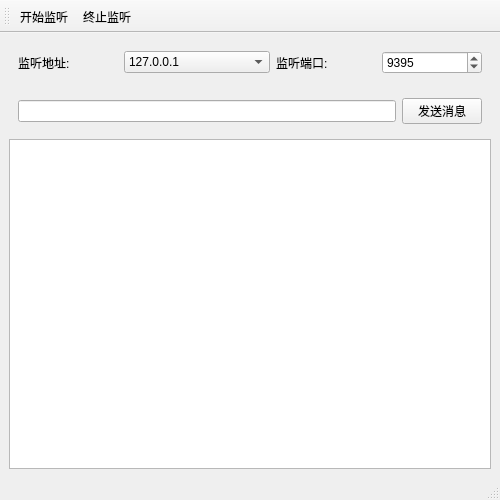
<?xml version="1.0" encoding="UTF-8"?>
<ui version="4.0">
 <class>Qt_TCP_Server</class>
 <widget class="QMainWindow" name="Qt_TCP_Server">
  <property name="geometry">
   <rect>
    <x>0</x>
    <y>0</y>
    <width>500</width>
    <height>500</height>
   </rect>
  </property>
  <property name="windowTitle">
   <string>Qt6_TCP_Server</string>
  </property>
  <widget class="QWidget" name="W_Central">
   <layout class="QVBoxLayout" name="verticalLayout">
    <item>
     <widget class="QWidget" name="W_Address" native="true">
      <layout class="QHBoxLayout" name="horizontalLayout">
       <item>
        <widget class="QLabel" name="L_IPv4">
         <property name="maximumSize">
          <size>
           <width>100</width>
           <height>16777215</height>
          </size>
         </property>
         <property name="text">
          <string>监听地址:</string>
         </property>
        </widget>
       </item>
       <item>
        <widget class="QComboBox" name="CB_IPv4">
         <item>
          <property name="text">
           <string>127.0.0.1</string>
          </property>
         </item>
        </widget>
       </item>
       <item>
        <widget class="QLabel" name="L_Port">
         <property name="maximumSize">
          <size>
           <width>100</width>
           <height>16777215</height>
          </size>
         </property>
         <property name="text">
          <string>监听端口: </string>
         </property>
        </widget>
       </item>
       <item>
        <widget class="QSpinBox" name="SB_Port">
         <property name="maximumSize">
          <size>
           <width>100</width>
           <height>16777215</height>
          </size>
         </property>
         <property name="maximum">
          <number>65535</number>
         </property>
         <property name="value">
          <number>9395</number>
         </property>
        </widget>
       </item>
      </layout>
     </widget>
    </item>
    <item>
     <widget class="QWidget" name="W_Message" native="true">
      <layout class="QHBoxLayout" name="horizontalLayout_2">
       <item>
        <widget class="QLineEdit" name="LE_Message"/>
       </item>
       <item>
        <widget class="QPushButton" name="PB_Send">
         <property name="text">
          <string>发送消息</string>
         </property>
        </widget>
       </item>
      </layout>
     </widget>
    </item>
    <item>
     <widget class="QPlainTextEdit" name="PTE_Message"/>
    </item>
   </layout>
  </widget>
  <widget class="QMenuBar" name="MB_Menu">
   <property name="geometry">
    <rect>
     <x>0</x>
     <y>0</y>
     <width>500</width>
     <height>31</height>
    </rect>
   </property>
  </widget>
  <widget class="QStatusBar" name="SB_Status"/>
  <widget class="QToolBar" name="TB_Tool">
   <property name="windowTitle">
    <string>toolBar</string>
   </property>
   <attribute name="toolBarArea">
    <enum>TopToolBarArea</enum>
   </attribute>
   <attribute name="toolBarBreak">
    <bool>false</bool>
   </attribute>
   <addaction name="A_Start"/>
   <addaction name="A_Stop"/>
  </widget>
  <action name="A_Start">
   <property name="text">
    <string>开始监听</string>
   </property>
  </action>
  <action name="A_Stop">
   <property name="text">
    <string>终止监听</string>
   </property>
  </action>
 </widget>
 <resources/>
 <connections/>
</ui>
